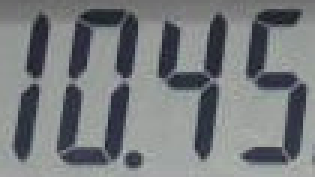
#> input picture a.png, 105 x 59 px (shown 3 times larger)
$ python imagemOCR.py
#> lines starting #> are read from the running program, lines starting #| are printed output that depends on the picture; after the words box and inside, x2 and y2 are one past the last pixel; in counts of white or black regions, pixels touching at a corner belong together
import pytesseract as ocr
import numpy as np
import cv2

from PIL import Image

# tipando a leitura para os canais de ordem RGB
#imagem = Image.open('saoluis.jpeg').convert('RGB')
imagem = Image.open('a.png').convert('RGB')
#> imagem is the input picture: PIL image 105x59 RGB; mean R, G, B 120.3, 123.9, 126.1

# convertendo em um array editável de numpy[x, y, CANALS]
npimagem = np.asarray(imagem).astype(np.uint8)

# diminuição dos ruidos antes da binarização
npimagem[:, :, 0] = 0 # zerando o canal R (RED)
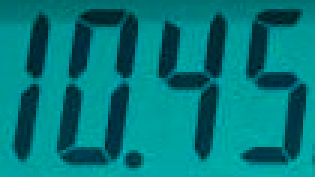
#> npimagem: shape (59, 105, 3) (shown 3 times larger); mean R, G, B 0, 123.9, 126.1
npimagem[:, :, 2] = 0 # zerando o canal B (BLUE)
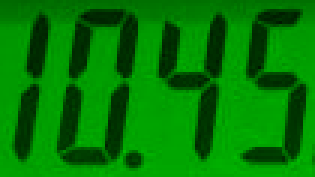
#> npimagem: shape (59, 105, 3) (shown 3 times larger); mean R, G, B 0, 123.9, 0

# atribuição em escala de cinza
im = cv2.cvtColor(npimagem, cv2.COLOR_RGB2GRAY)
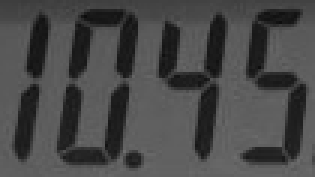
#> im: shape (59, 105) (shown 3 times larger); min 12, max 109, mean 72.7

kernel = np.ones((10, 10), np.uint8)
#roi = cv2.cvtColor(im, cv2.COLOR_BGR2GRAY)
roi = cv2.threshold(im, 60, 255, cv2.THRESH_BINARY)[1]
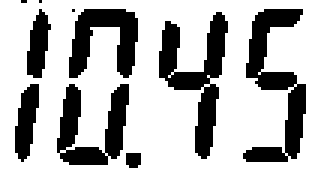
#> roi: shape (59, 105) (shown 3 times larger); 71.1% white; 10 black regions (3 under 20 px), largest, box (x1, y1, x2, y2) and area: (81, 3, 102, 54) 447, (53, 4, 76, 53) 427, (19, 28, 43, 55) 332
roi = cv2.erode(roi, kernel, iterations=0)
cv2.imshow('ROI',roi)


# chamada ao tesseract OCR por meio de seu wrapper
#> (the run stopped early here; a loop or call above may not have finished)
